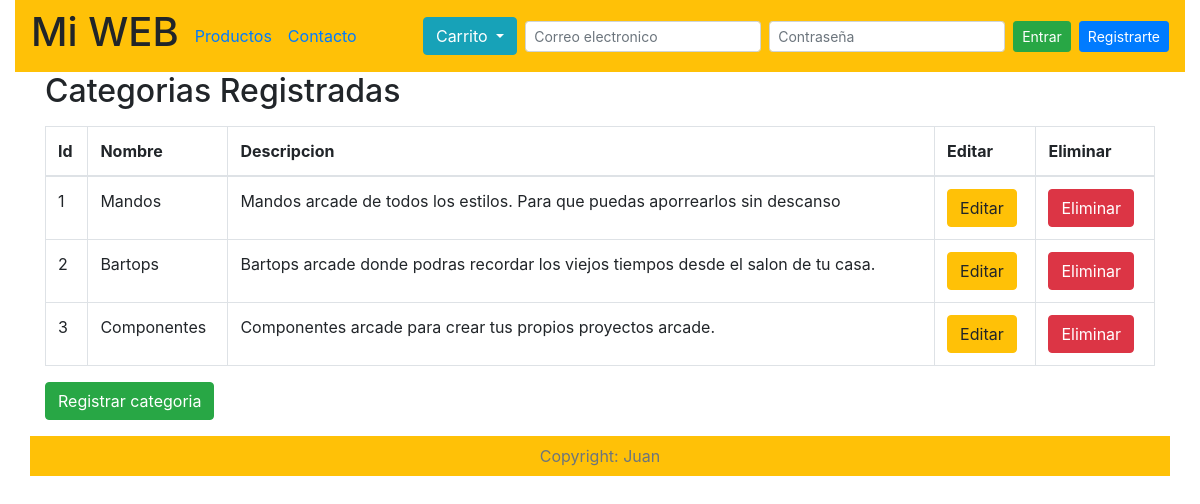
The page /admin_categorias.php on the database as committed earlier.
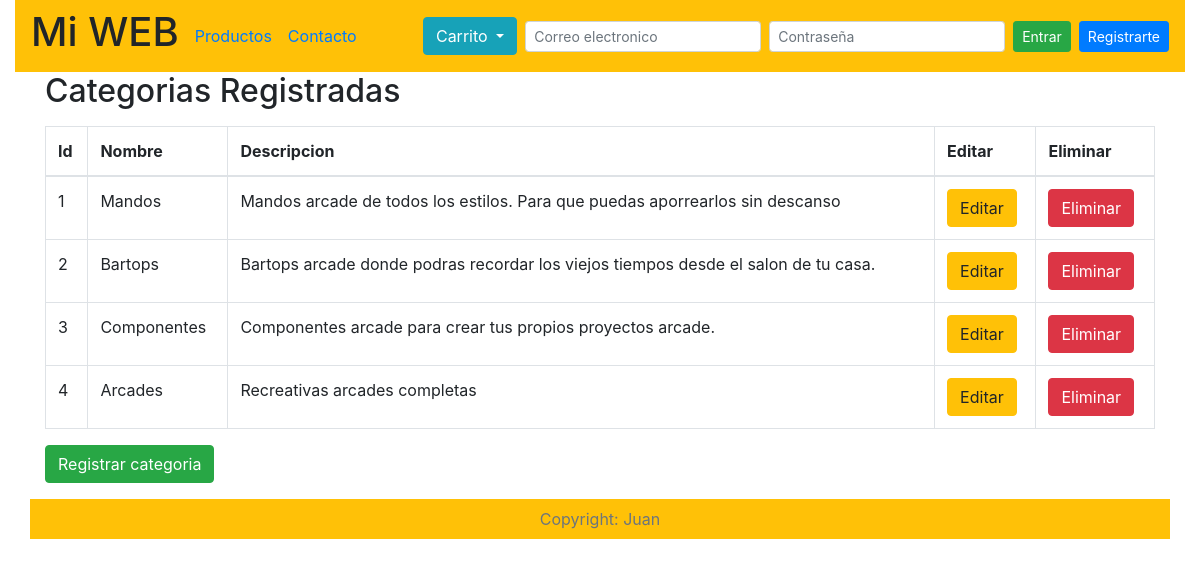
The same page on the database as committed later.
### tables this page shows
CREATE TABLE `categorias` (
  `id` int(10) NOT NULL,
  `nombre` varchar(250) NOT NULL,
  `descripcion` text NOT NULL
);

### librerias/consultas_bd.php (called while the page is built, shortened)
<?php
function list_categorias($conexion)
{
    $sql = "SELECT * FROM categorias";
    $res = mysqli_query($conexion, $sql);
    return $res;
}

### admin_categorias.php (the view, shortened to what this page needs)
<?php
include "database/conexion_bd.php";
include "librerias/consultas_bd.php";
?>
    <!doctype html>
    <html lang="es">
    <head>
        <?php include "plantillas/plantilla_cabecera.php";?>
    </head>
    <body>
        <div class="container-fluid">
            <?php include "plantillas/plantilla_navegacion.php";?>
            <div class="container">
                <div class="row">
                    <div class="col-12">
                        <h2>Categorias Registradas</h2>
                        <table class="table table-bordered table-hover">
                            <thead>
                                <tr>
                                    <th scope="col">Id</th>
                                    <th scope="col">Nombre</th>
                                    <th scope="col">Descripcion</th>
                                    <th scope="col">Editar</th>
                                    <th scope="col">Eliminar</th>
                                </tr>
                            </thead>
                            <?php
                                $res = list_categorias($conexion);
                                while ($row = mysqli_fetch_array($res)) { ?>
                                   <tr>
                                    <td><?=$row['id'];?></td>
                                    <td><?=$row['nombre'];?></td>
                                    <td><?=$row['descripcion'];?></td>
                                    <td><a class='btn btn-warning' href='editar_producto.php?eliminar_id=<?=$row['id'];?>'>Editar</a></td>
                                    <td><a class='btn btn-danger' href='?eliminar_id=<?=$row['id'];?>'>Eliminar</a></td>
                                </tr>
                              <?php } ?>
                        </table>
                        <a class="btn btn-success" href="registrar_producto.php">Registrar categoria</a>
                    </div>
                </div>
            </div>
            <div class="container-fluid">
                <?php include "plantillas/plantilla_pie.php";?>
            </div>
        </div>
    </body>
    </html>

Rows that differ between the two databases and show on the page:
added categorias: id "4", nombre "Arcades", descripcion "Recreativas arcades completas"
